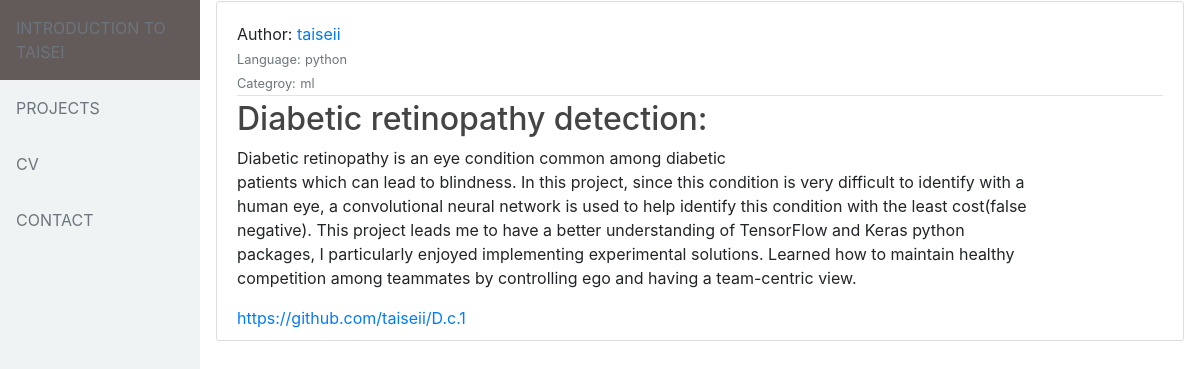
Screenshot of /projects1 with the database file from the repository.
### flaskApp/models.py (models this page shows, shortened)
class User(db.Model, UserMixin):
    id = db.Column(db.Integer, primary_key=True)
    username = db.Column(db.String(20), unique=True, nullable = False)
    email = db.Column(db.String(120), unique=True, nullable = False)
    password = db.Column(db.String(60), nullable = False)
    posts = db.relationship('Post', backref='author', lazy=True)

class Post(db.Model):
    id = db.Column(db.Integer, primary_key=True)
    title = db.Column(db.String(100), nullable=False)
    description = db.Column(db.Text, nullable=False)
    language = db.Column(db.Text, nullable=False)
    category = db.Column(db.Text, nullable=False)
    link = db.Column(db.String, nullable=False)
    user_id = db.Column(db.Integer, db.ForeignKey('user.id'), nullable=False)

### flaskApp/routes.py (the view)
@app.route('/projects<int:project_id>')
def a_project(project_id):
    project = Post.query.get_or_404(project_id)
    return render_template('a_project.html', title=project.title, post=project)

### flaskApp/templates/a_project.html (shortened to what this page needs)
{% extends "layout.html" %}
{% block content %}
<article class="media content-section"style="padding-top:20px" >
    <div class="media-body">
        <div class="article-metadata">
            Author: <a class="mr-2" href="#">{{ post.author.username }}</a>
         <br><b> <small class="text-muted">Language:</small></b>  <small class="text-muted">{{ post.language }}</small><br>
         <b> <small class="text-muted">Categroy:</small></b>  <small class="text-muted">{{ post.category }}</small>
        </div>
        <h2 class="article-title">{{ post.title }}</h2>
        <p class="article-content">{{ post.description }}</p>
        {% set links = post.link.split(', ') %}
        {% for link in links %}
          <a class="mr-2" href="{{ link }}">{{ link }}</a><br>
        {% endfor %}
    </div>
</article>
{% endblock content %}

### flaskApp/templates/layout.html (shortened to what this page needs)
<!DOCTYPE html>
<html>
<head>
    <link href="https://getbootstrap.com/docs/4.3/dist/css/bootstrap.min.css" rel="stylesheet"
>
    <link rel="stylesheet" , type="text/css" href="{{ url_for('static', filename='custom1.css') }}">
    <link rel="stylesheet" , type="text/css" href="{{ url_for('static', filename='main.css') }}">
    <link rel="stylesheet" href="https://cdnjs.cloudflare.com/ajax/libs/font-awesome/4.7.0/css/font-awesome.min.css">
</head>
<body>
    <div class="sidebar">
        {% if page_id == 0 %}
        <b> <a  href="{{url_for('home')}}"><font color=#004d00>  INTRODUCTION TO TAISEI </font></a> </b>
        {% else %}
    <a class="text-muted" href="{{url_for('home')}}">INTRODUCTION TO TAISEI</a>
        {% endif %}
        {% if page_id == 1 %}
        <b> <a href="{{ url_for('projects')}}"> <font color=#6666ff> PROJECTS </font> </a> </b>
        {% else %}
        <a class="text-muted" href="{{ url_for('projects')}}">PROJECTS</a>
        {% endif %}
        {% if page_id == 2 %}
        <b> <a  href="{{ url_for('cv')}}"><font color=#660033>  CV</font></a> </b>
        {% else %}
        <a class="text-muted" href="{{ url_for('cv')}}">CV</a>
        {% endif %}
        {% if page_id == 3 %}
        <b>  <a  href="{{ url_for('contact')}}"><font color=#0066ff> CONTACT</font></a> </b>
        {% else %}
        <a class="text-muted" href="{{ url_for('contact')}}">CONTACT</a>
        {% endif %}
    </div>
    <div class="content">
        {% block content %}
        {% endblock %}
    </div>
</body>
</body>
</html>

### flaskApp/static/custom1.css (style rules this page uses)
.sidebar { margin: 0; padding: 0; width: 200px; background-color: #f0f3f3; position: fixed; height: 100%; overflow: auto; }
.sidebar a { display: block; color: black; padding: 16px; text-decoration: none; }
div.content { margin-left: 200px; padding: 1px 16px; height: 1000px; }

### flaskApp/static/main.css (style rules this page uses)
h1, h2, h3, h4, h5, h6 { color: #444444; }
.content-section { background: #ffffff; padding: 10px 20px; border: 1px solid #dddddd; border-radius: 3px; margin-bottom: 20px; }
.article-title { color: #444444; }
.article-content { white-space: pre-line; }
.article-metadata { padding-bottom: 1px; margin-bottom: 4px; border-bottom: 1px solid #e3e3e3 }

### rows the page displays
User: author.username "taiseii"
Post: language "python", category "ml", title "Diabetic retinopathy detection:", description "Diabetic retinopathy is an eye condition common among diabetic patients which can lead to blindness. In this project, since this condition is very difficult to identify with a human eye, a convolutional neural network is used to help identify this condition with the least cost(false negative). This project leads me to have a better understanding of TensorFlow and Keras python packages, I particularly enjoyed implementing experimental solutions. Learned how to maintain healthy competition among teammates by controlling ego and having a team-centric view.", link "https://github.com/taiseii/D.c.1"
